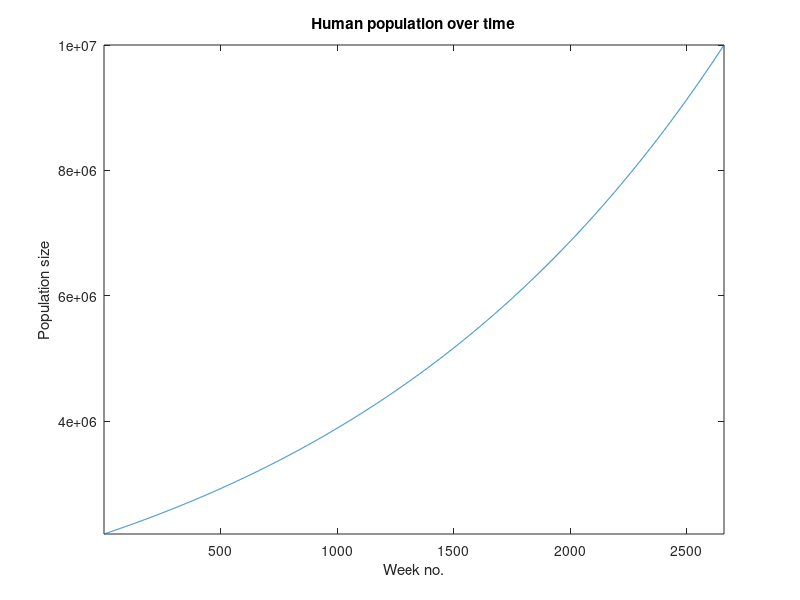

The MATLAB script that drew this image:
% POPULATION Calculates the population growth of Greater Brisbane
% This is a script which uses the projected Growth Rate of Greater Brisbane
% to model and visualise the population growth, based on the current
% population size of 2.2 million people, and a growth rate of 0.0057

% I usually put these lines at the top of the script to make sure I start
% fresh each time I run the script
close all, clear all;

% convert from number of years into number of weeks
% (because we're lazy)
numYears = 20;
numWeeks = 52*numYears;

% the current human growth rate
hGrowthRate = 0.00057;

% here we use the function ZEROS to create a vector with numWeeks number of
% elements, this is so the computer knows how much computer memory to give 
% to the vector, before we start calculating the population each week
hPop = zeros(1, numWeeks); 

% initialising the first element of the vector with current population size
week = 1; % we start off looking at week number 1
hPop(week) = 2.2e+06; % population of Greater Brisbane

% while loop:
% "while the current week is not yet equal to total number of weeks
% (numWeeks), keep calculating the population"
while hPop < 10e6
   week = week + 1;
    % calculate the population of humans for the current week, based on the 
    % population from the previous week hPop(week-1), and the growth rate
    % the FLOOR function is used to round the number down - e.g. 1.8 humans
    % needs to be rounded down to 1 human (can't really have 0.8 of a
    % person, but we can save that debate for another day)
   hPop(week) = floor((1+hGrowthRate)*hPop(week-1));
end

% because of the increasing growth rate, the maximum population size will
% be the last element of the element hPop
hPopMax = hPop(end)

% to visualise the population forecast we've just generated, we use the
% plot command to quickly analyse the growth
plot(1:length(hPop),hPop);
title('Human population over time');
xlabel('Week no.');
ylabel('Population size');
axis([1, length(hPop), hPop(1), hPop(end)]);

print('humanPop.png', '-dpng')
grid on